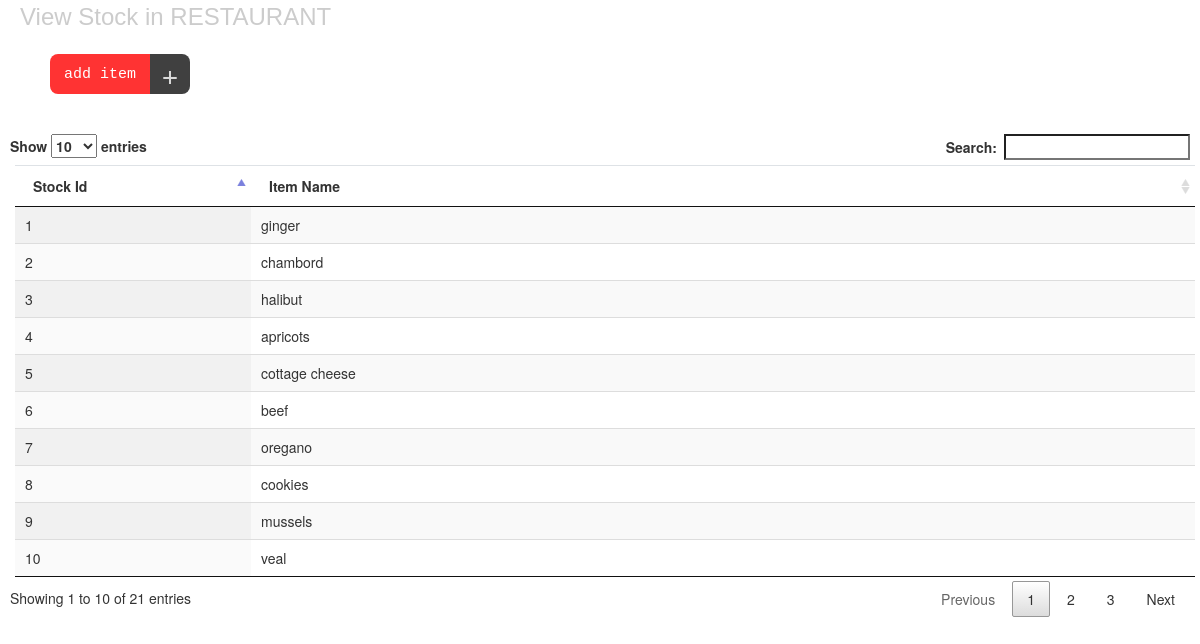
The page /stock.php on the database its author committed.
### tables this page shows
CREATE TABLE `stock` (
  `StockId` int(11) UNSIGNED NOT NULL,
  `ManagerId` int(11) DEFAULT NULL,
  `Name` varchar(255) DEFAULT NULL
);

### stock.php (the view, shortened to what this page needs)
<!DOCTYPE html>
<html>
<head>
    <link rel="stylesheet" type="text/css" href="../itp4513/css/info_style.css">
    <link rel="stylesheet" type="text/css" href="../itp4513/css/dataTable/jquery.dataTables.min.css">
    <link rel="stylesheet" type="text/css" href="../itp4513/css/bootstrap/bootstrap.css">
    <link rel="stylesheet" href="../itp4513/css/bootstrap/bootstrap.min.css">
</head>
<body>
    <div class="top_title">
    	View Stock in RESTAURANT
    </div>
    <div class = "function">
    	<button type ="" id="add" data-toggle="modal" data-target="#myModal" onClick="addItem()">
        add item</button>
        <div class="txtnew">
            <h1>+</h1>
        </div>
        <br/><br/><br/><br/><br/>
    </div>
    <div class="table">
        <table id="stock_tb" class="display">
            <thead>
            <tr>
                <th width="20%">Stock Id</th>
                <th>Item Name</th>
            </tr>
            </thead>
            <?php
            require_once('conn.php');
            $sql = "SELECT s.StockId,s.Name FROM stock s
                WHERE s.StockId";
            $rs = mysqli_query($conn, $sql);
            while ($rc = mysqli_fetch_assoc($rs)) {
                printf('
                <tr>
                    <td>%s</td>
                    <td>%s</td>
                </tr>',
               $rc['StockId'],
               $rc['Name']);
            }
            ?>
        </table>
    </div>
</body>
</html>

### css/info_style.css (style rules this page uses)
.top_title { font-size: 24px; font-family:"Trebuchet MS", Arial, Helvetica, sans-serif; color:#CCC; margin-left: 10px; }
#add { float: left; background-color:#ff3333; width: 100px; height:40px; border:none; border-radius: 8px 0px 0px 8px; color:#FFF; font-size: 15px; font-family:monospace; margin-left: 40px; margin-top: 20px; cursor: pointer; z-index: -1; outline: none; }
.txtnew { float: left; width: 40px; height: 40px; text-align: center; color: #d9d9d9; background-color: #404040; margin-top: 20px; border-radius: 0px 8px 8px 0px; cursor: pointer; }
.txtnew h1 { font-size: 30px; margin-top: 2px; }

### rows shown on the page
stock: StockId "1", Name "ginger"
stock: StockId "2", Name "chambord"
stock: StockId "3", Name "halibut"
stock: StockId "4", Name "apricots"
stock: StockId "5", Name "cottage cheese"
stock: StockId "6", Name "beef"
stock: StockId "7", Name "oregano"
stock: StockId "8", Name "cookies"
stock: StockId "9", Name "mussels"
stock: StockId "10", Name "veal"
